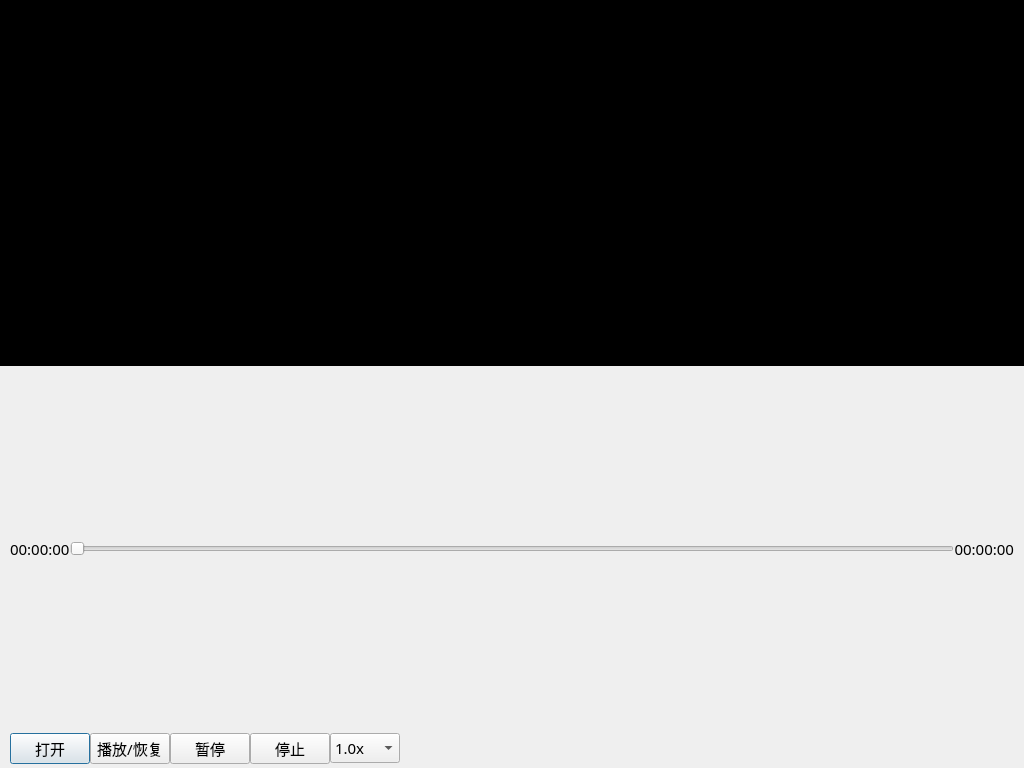
<?xml version="1.0" encoding="UTF-8"?>
<ui version="4.0">
 <class>PlayerDialog</class>
 <widget class="QDialog" name="PlayerDialog">
  <property name="geometry">
   <rect>
    <x>0</x>
    <y>0</y>
    <width>1024</width>
    <height>768</height>
   </rect>
  </property>
  <property name="minimumSize">
   <size>
    <width>400</width>
    <height>300</height>
   </size>
  </property>
  <property name="font">
   <font>
    <family>微软雅黑</family>
    <pointsize>11</pointsize>
   </font>
  </property>
  <property name="windowTitle">
   <string>视频播放器</string>
  </property>
  <layout class="QVBoxLayout" name="mainLayout">
   <property name="spacing">
    <number>0</number>
   </property>
   <property name="leftMargin">
    <number>0</number>
   </property>
   <property name="topMargin">
    <number>0</number>
   </property>
   <property name="rightMargin">
    <number>0</number>
   </property>
   <property name="bottomMargin">
    <number>0</number>
   </property>
   <item>
    <widget class="QWidget" name="wdg_content" native="true">
     <property name="styleSheet">
      <string notr="true">background-color: rgb(0, 0, 0);</string>
     </property>
     <layout class="QVBoxLayout" name="verticalLayout">
      <property name="leftMargin">
       <number>0</number>
      </property>
      <property name="topMargin">
       <number>0</number>
      </property>
      <property name="rightMargin">
       <number>0</number>
      </property>
      <property name="bottomMargin">
       <number>0</number>
      </property>
      <item>
       <widget class="MyOpenGLWidget" name="wdg_show" native="true"/>
      </item>
     </layout>
    </widget>
   </item>
   <item>
    <layout class="QHBoxLayout" name="progressLayout">
     <property name="leftMargin">
      <number>10</number>
     </property>
     <property name="topMargin">
      <number>2</number>
     </property>
     <property name="rightMargin">
      <number>10</number>
     </property>
     <property name="bottomMargin">
      <number>2</number>
     </property>
     <item>
      <widget class="QLabel" name="lb_curTime">
       <property name="text">
        <string>00:00:00</string>
       </property>
      </widget>
     </item>
     <item>
      <widget class="QSlider" name="slider_progress">
       <property name="orientation">
        <enum>Qt::Horizontal</enum>
       </property>
      </widget>
     </item>
     <item>
      <widget class="QLabel" name="lb_totalTime">
       <property name="text">
        <string>00:00:00</string>
       </property>
       <property name="alignment">
        <set>Qt::AlignRight|Qt::AlignTrailing|Qt::AlignVCenter</set>
       </property>
      </widget>
     </item>
    </layout>
   </item>
   <item>
    <layout class="QHBoxLayout" name="controlLayout">
     <property name="leftMargin">
      <number>10</number>
     </property>
     <property name="topMargin">
      <number>2</number>
     </property>
     <property name="rightMargin">
      <number>10</number>
     </property>
     <property name="bottomMargin">
      <number>4</number>
     </property>
     <item>
      <widget class="QPushButton" name="pb_start">
       <property name="text">
        <string>打开</string>
       </property>
      </widget>
     </item>
     <item>
      <widget class="QPushButton" name="pb_resume">
       <property name="text">
        <string>播放/恢复</string>
       </property>
      </widget>
     </item>
     <item>
      <widget class="QPushButton" name="pb_pause">
       <property name="text">
        <string>暂停</string>
       </property>
      </widget>
     </item>
     <item>
      <widget class="QPushButton" name="pb_stop">
       <property name="text">
        <string>停止</string>
       </property>
      </widget>
     </item>
     <item>
      <widget class="QComboBox" name="cb_speed">
       <property name="minimumSize">
        <size>
         <width>70</width>
         <height>0</height>
        </size>
       </property>
       <property name="currentIndex">
        <number>2</number>
       </property>
       <item>
        <property name="text">
         <string>0.5x</string>
        </property>
       </item>
       <item>
        <property name="text">
         <string>0.75x</string>
        </property>
       </item>
       <item>
        <property name="text">
         <string>1.0x</string>
        </property>
       </item>
       <item>
        <property name="text">
         <string>1.25x</string>
        </property>
       </item>
       <item>
        <property name="text">
         <string>1.5x</string>
        </property>
       </item>
       <item>
        <property name="text">
         <string>2.0x</string>
        </property>
       </item>
      </widget>
     </item>
     <item>
      <spacer name="horizontalSpacer">
       <property name="orientation">
        <enum>Qt::Horizontal</enum>
       </property>
       <property name="sizeHint" stdset="0">
        <size>
         <width>40</width>
         <height>20</height>
        </size>
       </property>
      </spacer>
     </item>
    </layout>
   </item>
  </layout>
 </widget>
 <customwidgets>
  <customwidget>
   <class>MyOpenGLWidget</class>
   <extends>QWidget</extends>
   <header location="global">myopenglwidget.h</header>
   <container>1</container>
  </customwidget>
 </customwidgets>
 <resources/>
 <connections/>
</ui>
